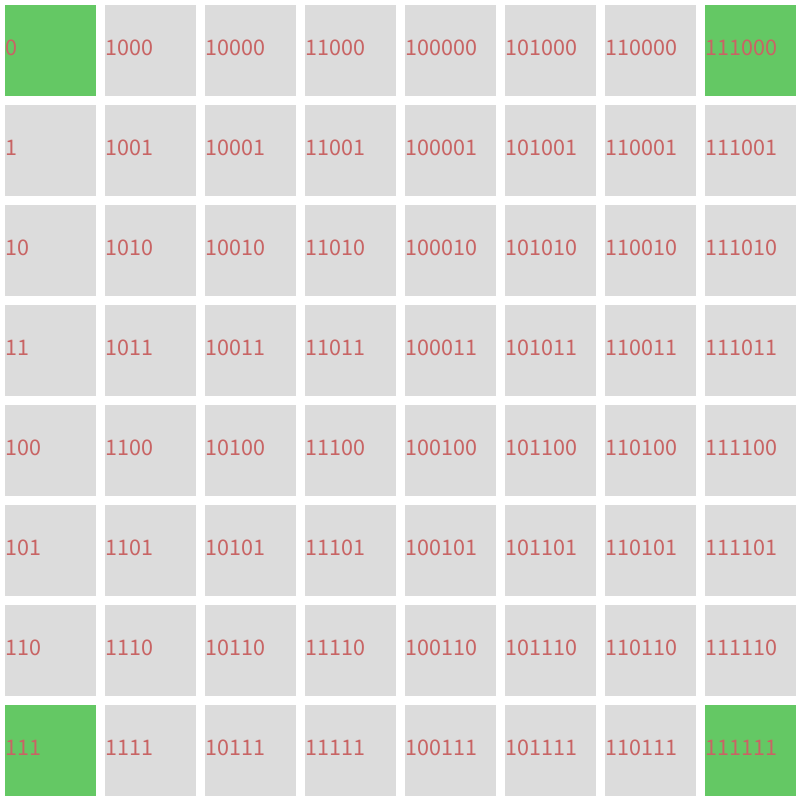
Frame 1 (no input)
Frame 60 (the mouse pressed at the canvas centre just before this capture): identical to frame 1, image omitted
Frame 120 (the mouse held since frame 60 and released just before this capture): identical to frame 1, image omitted

The Processing sketch that drew this single still picture (run headless with seeded random() and noise(); from frame 60 on, the mouse is pressed at the canvas centre):

// Processing sketch: bitMatrixVisualizer
// ── bitMatrixVisualizer.pde
int arr[][]=new int [8][8];
void setup(){
  size(800,800);
  background(255);
  int cnt=0;
  for(int i=0; i<8; i++){
    for(int j=0; j<8; j++){
      arr[i][j]=cnt++;
    }
  }
  textSize(24);
}
int holdX=0;
int holdY=0;
boolean firstClicked=false;
void draw(){
  for(int i=0; i<8; i++){
    for(int j=0; j<8; j++){
      col(220);
      rect(100*i+5,100*j+5,90,90);
    }
  }
  int x=(mouseX-5)/100;
  int y=(mouseY-5)/100;
  if(clicked()){
    if(firstClicked){
      int a=arr[x][y];
      arr[x][y]=arr[holdX][holdY];
      arr[holdX][holdY]=a;
      firstClicked=false;
    }else{
      holdX=x;
      holdY=y;
      firstClicked=true;
    }
  }
  for(int i=0; i<8; i++){
    for(int j=0; j<8; j++){
      int t=arr[i][j];
      //println(i+" "+j);
      if((i==7||cntBits(t^arr[i+1][j])==1)&&(i==0||cntBits(t^arr[i-1][j])==1)&&(j==7||cntBits(t^arr[i][j+1])==1)&&(j==0||cntBits(t^arr[i][j-1])==1)){
      col(100,200,100);
      rect(100*i+5,100*j+5,90,90);
      }
    }
  }
  fill(100,100,200);
  if(firstClicked)rect(100*holdX+5,100*holdY+5,90,90);
  for(int i=0; i<8; i++){
    for(int j=0; j<8; j++){
      col(200,100,100);
      text(toBin(arr[i][j]),100*i+5,100*j+55);
    }
  }
}
int cntBits(int a){
  int ret=0;
  while(a!=0){
    ret+=a%2;
    a/=2;
  }
  return ret;
}
String toBin(int a){
  String ret="";
  if(a==0)return "0";
  while(a!=0){
    ret=a%2+ret;
    a/=2;
  }
  return ret;
}
boolean beenPressed=false;
boolean clicked(){
  if(mousePressed){
    beenPressed=true;
  }else if(beenPressed){
    beenPressed=!beenPressed;
    return true;
  }
  return false;
}
void col(int r,int g,int b){
  fill(r,g,b);
  stroke(r,g,b);
}
void col(int gS){
  fill(gS);
  stroke(gS);
}
